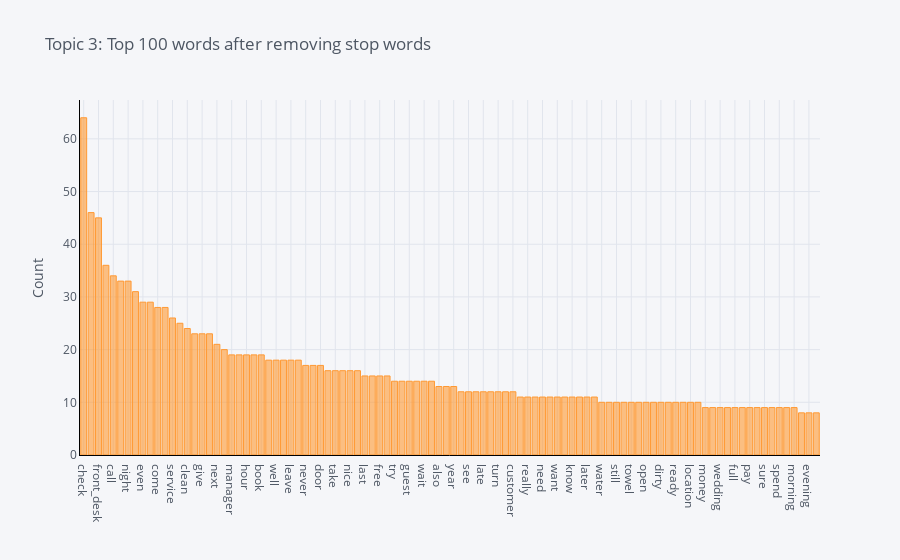

Notebook code for this chart:
### Code cell
plot_model(model=lda, plot = 'frequency', topic_num = 'Topic 3')

### Figure 1 — Plotly figure (JSON) as saved in the notebook; plotly's stock layout.template omitted (floating-point values rounded to 4 significant figures)
{"data": [{"marker": {"color": "rgba(255, 153, 51, 0.6)", "line": {"color": "rgba(255, 153, 51, 1.0)", "width": 1}}, "name": "count", "orientation": "v", "text": "", "type": "bar", "x": ["check", "time", "front_desk", "day", "call", "back", "night", "get", "even", "tell", "come", "say", "service", "breakfast", "clean", "find", "give", "first", "next", "bed", "manager", "floor", "hour", "arrive", "book", "people", "well", "work", "leave", "ask", "never", "way", "door", "property", "take", "desk", "nice", "place", "last", "ever", "free", "feel", "try", "pool", "guest", "early", "wait", "minute", "also", "reservation", "year", "use", "see", "area", "late", "window", "turn", "hot", "customer", "price", "really", "help", "need", "small", "want", "key", "know", "old", "later", "little", "water", "weekend", "still", "smell", "towel", "able", "open", "charge", "dirty", "request", "ready", "problem", "location", "seem", "money", "end", "wedding", "food", "full", "sleep", "pay", "reason", "sure", "run", "spend", "smoke", "morning", "issue", "evening", "state"], "y": [64, 46, 45, 36, 34, 33, 33, 31, 29, 29, 28, 28, 26, 25, 24, 23, 23, 23, 21, 20, 19, 19, 19, 19, 19, 18, 18, 18, 18, 18, 17, 17, 17, 16, 16, 16, 16, 16, 15, 15, 15, 15, 14, 14, 14, 14, 14, 14, 13, 13, 13, 12, 12, 12, 12, 12, 12, 12, 12, 11, 11, 11, 11, 11, 11, 11, 11, 11, 11, 11, 10, 10, 10, 10, 10, 10, 10, 10, 10, 10, 10, 10, 10, 10, 9, 9, 9, 9, 9, 9, 9, 9, 9, 9, 9, 9, 9, 8, 8, 8]}], "layout": {"legend": {"bgcolor": "#F5F6F9", "font": {"color": "#4D5663"}}, "paper_bgcolor": "#F5F6F9", "plot_bgcolor": "#F5F6F9", "title": {"font": {"color": "#4D5663"}, "text": "Topic 3: Top 100 words after removing stop words"}, "xaxis": {"gridcolor": "#E1E5ED", "linecolor": "black", "showgrid": true, "tickfont": {"color": "#4D5663"}, "title": {"font": {"color": "#4D5663"}, "text": ""}, "zerolinecolor": "#E1E5ED"}, "yaxis": {"gridcolor": "#E1E5ED", "linecolor": "black", "showgrid": true, "tickfont": {"color": "#4D5663"}, "title": {"font": {"color": "#4D5663"}, "text": "Count"}, "zerolinecolor": "#E1E5ED"}}}
